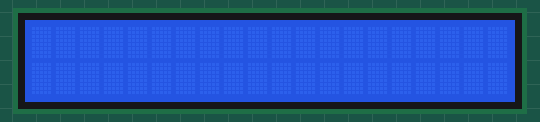
A sketch run on a simulated Arduino Uno, built with avr-gcc and run on an emulated ATmega328P. Parts: 20×2 character LCD.

Above: at 0.1 s.
At 0.6 s:
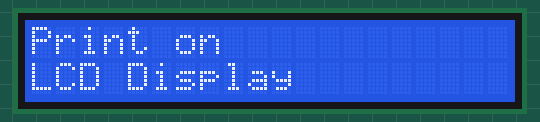

Measured:
- what the display in image 1 shows lasts 1.5 s, from 0.6 s to 2.1 s

The sketch:

print_LCD_display.ino
```cpp
#include <LiquidCrystal.h>
LiquidCrystal lcd(12,11,5,4,3,2);

void setup()
{
  lcd.begin(20,2);
  lcd.print("Print on");
  lcd.setCursor(0,1);
  lcd.print("LCD Display");

}
void loop()
{
  lcd.noDisplay();
  delay(500);
  lcd.display();
  delay(1500);

}
```
